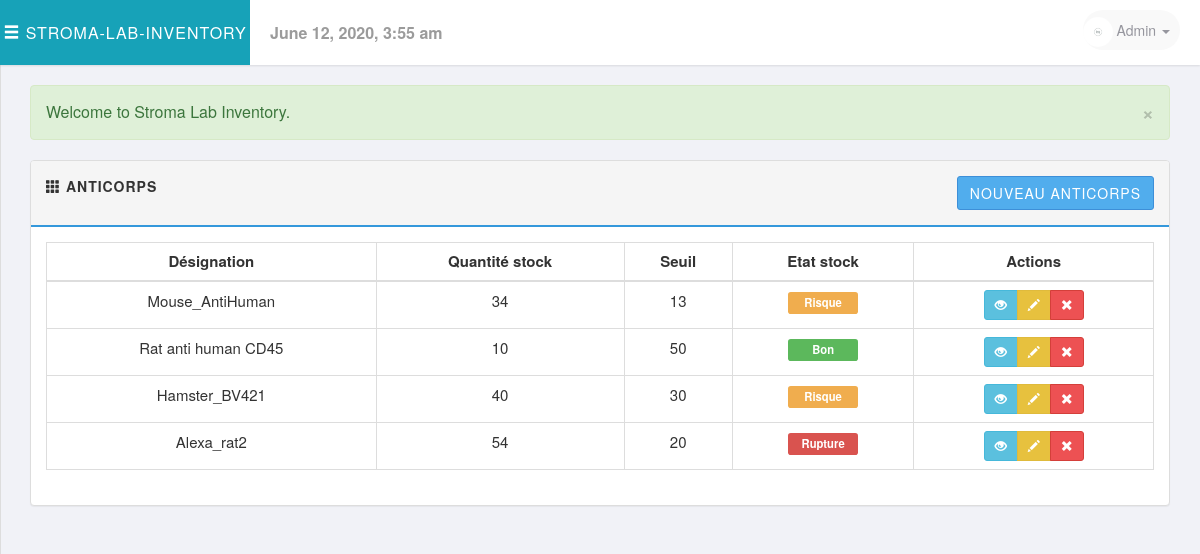
The page /php/antibodies.php (signed in) on the database its author committed.
### tables this page shows
CREATE TABLE `anticorps` (
  `IdentifiantA` int(11) NOT NULL,
  `DesignationA` varchar(255) NOT NULL,
  `SeuilAlerte` int(11) NOT NULL,
  `EtatStockA` enum('Rupture','Risque','Signaler','Bon') NOT NULL,
  `VolumePreconise` int(11) NOT NULL
);

### includes/session.php (called while the page is built, shortened)
<?php
class Session{
    public $msg;
    public function msg($type ='', $msg =''){
        if(!empty($msg)){
            if(strlen(trim($type)) == 1){
                $type = str_replace( array('d', 'i', 'w','s'), array('danger', 'info', 'warning','success'), $type );
            }
            $_SESSION['msg'][$type] = $msg;
        } else {
            return $this->msg;
        }
    }
    private function flash_msg(){
        if(isset($_SESSION['msg'])) {
            $this->msg = $_SESSION['msg'];
        } else {
            $this->msg;
        }
    }
}
$session = new Session();
$msg = $session->msg();
?>

### includes/sql.php (called while the page is built, shortened)
<?php
require_once('load.php');
function find_by_sql($sql)
{
    global $db;
    $result = $db->query($sql);
    $result_set = $db->while_loop($result);
    return $result_set;
}
function find_all_antibodies(){
    $sql = "SELECT A.IdentifiantA,A.DesignationA,sum(c.volume) as 'QuantiteStock',A.SeuilAlerte,A.EtatStockA
            FROM anticorps A,contenir c WHERE A.IdentifiantA =C.IdentifiantA
            GROUP BY  A.IdentifiantA,A.DesignationA,A.SeuilAlerte,A.EtatStockA";
    $result = find_by_sql($sql);
    return $result;
}
?>

### includes/database.php (called while the page is built, shortened)
<?php
class Mysqli_DB
{
    private $conn;
    public $query_id;
    public function db_connect()
    {
        $this->conn = mysqli_connect(DB_HOST, DB_USER, DB_PASS);
        if (!$this->conn) {
            die(" Database connection failed:" . mysqli_connect_error());
        } else {
            $select_db = $this->conn->select_db(DB_NAME);
        }
    }
    public function query($sql)
    {
        if (trim($sql != "")) {
            $this->query_id = $this->conn->query($sql);
        }
        return $this->query_id;
    }
    public function fetch_array($statement)
    {
        return mysqli_fetch_array($statement);
    }
    public function while_loop($loop)
    {
        $results = array();
        while ($result = $this->fetch_array($loop)) {
            $results[] = $result;
        }
        return $results;
    }
}
$db = new Mysqli_DB();
?>

### php/antibodies.php (the view, shortened to what this page needs)
<?php ob_start();
require_once('../includes/load.php');
$all_antibodies = find_all_antibodies();
?>
<?php include_once('../layouts/header.php'); ?>
<div class="row">
    <div class="col-md-12">
        <?php echo display_msg($msg); ?>
    </div>
</div>
<div class="row">
    <div class="col-md-12">
        <div class="panel panel-default">
            <div class="panel-heading clearfix">
                <strong>
                    <span class="glyphicon glyphicon-th"></span>
                    <span>Anticorps</span>
                </strong>
                <div class="pull-right">
                    <a href="" class="btn btn-primary">Nouveau anticorps</a>
                </div>
            </div>
            <div class="panel-body">
                <table class="table table-bordered table-hover">
                    <thead>
                    <tr>
                        <th class="text-center">Désignation</th>
                        <th class="text-center">Quantité stock</th>
                        <th class="text-center">Seuil</th>
                        <th class="text-center">Etat stock</th>
                        <th class="text-center">Actions</th>
                    </tr>
                    </thead>
                    <tbody>
                    <?php foreach($all_antibodies as $antibody): ?>
                    <tr>
                        <td class="text-center">
                            <?php echo first_character( $antibody['DesignationA'])?>
                        </td>
                        <td class="text-center">
                            <?php echo $antibody['QuantiteStock']?>
                        </td>
                        <td class="text-center">
                            <?php echo $antibody['SeuilAlerte']?>
                        </td>
                        <td class="text-center">
                        <?php switch ($antibody['EtatStockA']):case "Bon": ?>
                            <span class="label label-success"><?php echo $antibody['EtatStockA']; ?></span>
                            <?php break;?>
                            <?php case "Risque": ?>
                            <span class="label label-warning"><?php echo $antibody['EtatStockA']; ?></span>
                            <?php break;?>
                            <?php case "Rupture": ?>
                            <span class="label label-danger"><?php echo $antibody['EtatStockA']; ?></span>
                            <?php break;?>
                        <?php endswitch;?>
                        </td>
                        <td class="text-center">
                            <div class="btn-group">
                                <a href="#" class="btn btn-sm btn-info" data-toggle="tooltip" title="Details">
                                    <i class="glyphicon glyphicon-eye-open"></i>
                                </a>
                                <a href="#" class="btn btn-sm btn-warning" data-toggle="tooltip" title="Edit">
                                    <i class="glyphicon glyphicon-pencil"></i>
                                </a>
                                <a href="#" class="btn btn-sm btn-danger" data-toggle="tooltip" title="Remove">
                                    <i class="glyphicon glyphicon-remove"></i>
                                </a>
                            </div>
                        </td>
                    </tr>
                    <?php endforeach;?>
                    </tbody>
                </table>
            </div>
        </div>
    </div>
</div>
<?php include_once('../layouts/footer.php'); ?>

### libs/css/style.css (style rules this page uses)
body { font-family: 'Helvetica Neue', Helvetica, Arial, sans-serif; font-size: 16px; font-weight: 400; overflow-x: hidden; overflow-y: auto; background: #f1f2f7; height: 100%; width: 100%; }
a { text-decoration: none; color: #777777; }
.btn { border-radius: 3px; transition: all 300ms ease-in-out; }
.btn-primary { color: #fff; background-color: #51aded; border-color: #3d8fd8 }
.btn-warning { background-color: #e7c13e; border-color: #dfba3c; }
.btn-danger { background-color: #ed5153 }
table { font-size: 15px; }
table .label { padding: 5px; display: inline-block; width: 70px; text-align: center; }
.panel-default > .panel-heading { background-color: #f5f5f5; border-bottom: 2px solid #3498DB; font-size: 14px; text-transform: uppercase; letter-spacing: 1px; padding: 15px; }

### rows shown on the page
anticorps: DesignationA "Mouse_AntiHuman", QuantiteStock "34", SeuilAlerte "13", EtatStockA "Risque"
anticorps: DesignationA "Rat anti human CD45", QuantiteStock "10", SeuilAlerte "50", EtatStockA "Bon"
anticorps: DesignationA "Hamster_BV421", QuantiteStock "40", SeuilAlerte "30", EtatStockA "Risque"
anticorps: DesignationA "Alexa_rat2", QuantiteStock "54", SeuilAlerte "20", EtatStockA "Rupture"

### other values the page prints
display_msg($msg) "Welcome to Stroma Lab Inventory."
